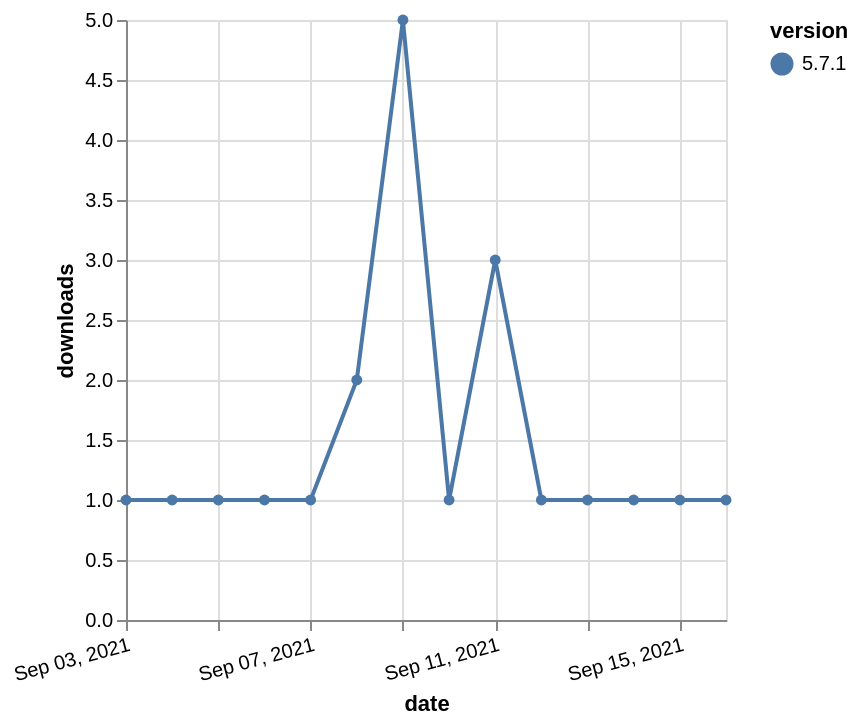

The specification (Vega-Lite) saved for this image:
### Vega-Lite specification from a JSON file in a GitHub repository (floating-point values rounded to 4 significant figures)
{"$schema": "https://vega.github.io/schema/vega-lite/v5.json", "description": "A simple bar chart with embedded data.", "data": {"values": [{"date": "2021-09-03", "total": 667, "delta": 1, "version": "5.7.1"}, {"date": "2021-09-04", "total": 668, "delta": 1, "version": "5.7.1"}, {"date": "2021-09-05", "total": 669, "delta": 1, "version": "5.7.1"}, {"date": "2021-09-06", "total": 670, "delta": 1, "version": "5.7.1"}, {"date": "2021-09-07", "total": 671, "delta": 1, "version": "5.7.1"}, {"date": "2021-09-08", "total": 673, "delta": 2, "version": "5.7.1"}, {"date": "2021-09-09", "total": 678, "delta": 5, "version": "5.7.1"}, {"date": "2021-09-10", "total": 679, "delta": 1, "version": "5.7.1"}, {"date": "2021-09-11", "total": 682, "delta": 3, "version": "5.7.1"}, {"date": "2021-09-12", "total": 683, "delta": 1, "version": "5.7.1"}, {"date": "2021-09-13", "total": 684, "delta": 1, "version": "5.7.1"}, {"date": "2021-09-14", "total": 685, "delta": 1, "version": "5.7.1"}, {"date": "2021-09-15", "total": 686, "delta": 1, "version": "5.7.1"}, {"date": "2021-09-16", "total": 687, "delta": 1, "version": "5.7.1"}]}, "width": "container", "mark": {"type": "line", "point": {"filled": true}}, "encoding": {"x": {"field": "date", "type": "temporal", "timeUnit": "yearmonthdate", "title": "date", "axis": {"labelAngle": -15}}, "y": {"field": "delta", "type": "quantitative", "title": "downloads"}, "color": {"field": "version", "type": "nominal"}, "tooltip": {"field": "delta"}}}
